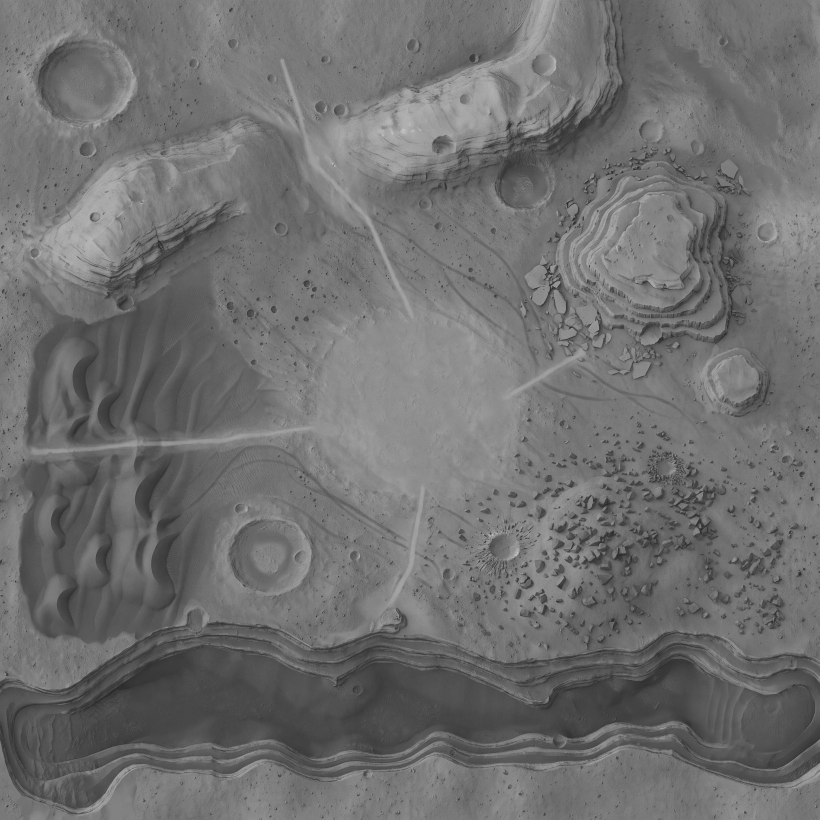
#> input picture data/ground/mars_plan_skin.jpg, 4096 x 4096 px (shown at 1/5 size)
$ python -i tune.py   (imports and definitions only)
#> lines starting #> are read from the running program, lines starting #| are printed output that depends on the picture
"""Tune the library's materials to the owner's kept reference pictures: render, compare, adjust (job robust-exp,
2026-10-06; the coordinator: record each recipe's tuning rounds and its match score per round).

    ~/.farm-factory-props/env/bin/python tools/props/library/tune.py <work folder> [--rounds 4] [--write]

Each library material that names a `reference` in place.json (a picture under WORK and a box on it, a patch of the
same kind of surface in one of the owner's kept pictures) is rendered close up on the swatch piece (inside/swatch.py,
one cloud run a round, ../cloud/library_bake.py) and scored against its patch on what the material can change and
the palette cannot: how much the surface's lightness varies, how much fine detail it has and how much of it shines.
Colour is not scored: it is locked to the palette's token. A round turns one setting (roughness, relief height,
relief size) up and down and keeps the best; rounds go round the settings. The report (<work>/tune.json) holds
every round's settings and score; --write puts the winners into place.json.
"""
import argparse
import json
import pathlib
import subprocess
import time
import sys

import numpy as np
from PIL import Image

HERE = pathlib.Path(__file__).resolve().parent
sys.path.insert(0, str(HERE))
sys.path.insert(0, str(HERE.parent))
import library  # noqa: E402
from paths import WORK  # noqa: E402

# Every render is a cloud run (one card a round): no bake or render runs on this PC (2026-10-06).
CLOUD = HERE.parent.parent / "cloud" / "library_bake.py"
# The settings a round may turn, and how: multiplied for sizes, added for roughness; then held within bounds. The
# relief bounds are the ink look's, not the photos': the first unbounded run (2026-10-06) matched the references'
# photo grain by turning every paint into crinkled hammer-tone, which reads as mess under the ink pass. Relief finer
# than 1 cm cannot be baked cleanly at 1024 px/m either.
STEPS = {"roughness": ("add", 0.12, 0.05, 0.95), "bump": ("times", 1.8, 0.00002, 0.0006),
         "bump_size": ("times", 1.8, 0.01, 0.2), "contrast": ("add", 0.1, 0.0, 0.6),
         "puff": ("times", 1.8, 0.0005, 0.01)}
# The flat part of the swatch's close view (shares of the picture: left, top, right, bottom), compared with the patch.
FLAT = (0.45, 0.15, 0.95, 0.85)
SIDE = 96
WEAR = 0.4
RENT_TRIES = 10
RENT_WAIT_SECONDS = 60


def lightness(picture):
    """A picture's lightness as a SIDE x SIDE array, from sRGB."""
    rgb = np.asarray(picture.convert("RGB").resize((SIDE, SIDE)), dtype=np.float64) / 255
    return rgb @ np.array([0.2126, 0.7152, 0.0722])


def features(light):
    """What the score compares: relative contrast, fine-detail share and shine share of a lightness array."""
    mean = max(float(light.mean()), 1e-3)
    relative = light / mean
    second = np.abs(4 * relative[1:-1, 1:-1] - relative[:-2, 1:-1] - relative[2:, 1:-1] - relative[1:-1, :-2]
                    - relative[1:-1, 2:])
    return np.array([float(relative.std()), float((second > 0.04).mean()),
                     float((relative > 1.3 * np.median(relative)).mean())])


# [10 lines left out: functions match, reference_features, not called in this run]


def swatch_features(path):
#> called with path = '../../../data/ground/mars_plan_skin.jpg'
    picture = Image.open(path).convert("RGB")
#> picture is the input picture: PIL image 4096x4096 RGB; min 30, max 210, mean 111.7
    width, height = picture.size
#> width = 4096; height = 4096
    box = (int(FLAT[0] * width), int(FLAT[1] * height), int(FLAT[2] * width), int(FLAT[3] * height))
#> box = (1843, 614, 3891, 3481)
    return features(lightness(picture.crop(box)))
#> in lightness, `rgb = np.asarray(picture.convert("RGB").resize((SIDE, SIDE)), dtype=np..`:
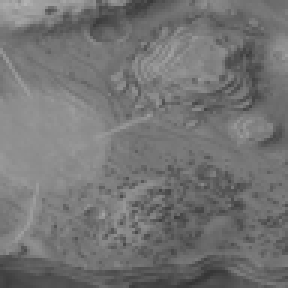
#> rgb: shape (96, 96, 3) float64 (shown 3 times larger); min 0.204, max 0.71, mean 0.453
#> in features, `mean = max(float(light.mean()), 1e-3)`: mean = 0.453
#> in features, `relative = light / mean`:
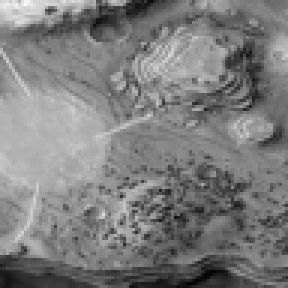
#> relative: shape (96, 96) float64 (shown 3 times larger); min 0.45, max 1.57, mean 1; drawn with min black and max white
#> in features, `second = np.abs(4 * relative[1:-1, 1:-1] - relative[:-2, 1:-1] - relat..`:
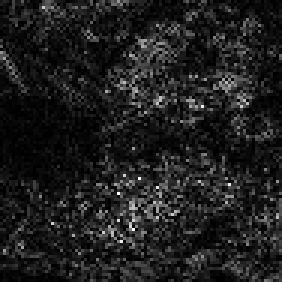
#> second: shape (94, 94) float64 (shown 3 times larger); min 0, max 1.22, mean 0.149; drawn with min black and max white


# [76 lines left out: functions turned, render, tune, write_back, main, not called in this run]


# [2 lines not run here, left out]

>>> result = swatch_features('../../../data/ground/mars_plan_skin.jpg')
#> result = [0.174, 0.761, 0.0153]

$ run again, on data/ground/scan_close_shade.jpg
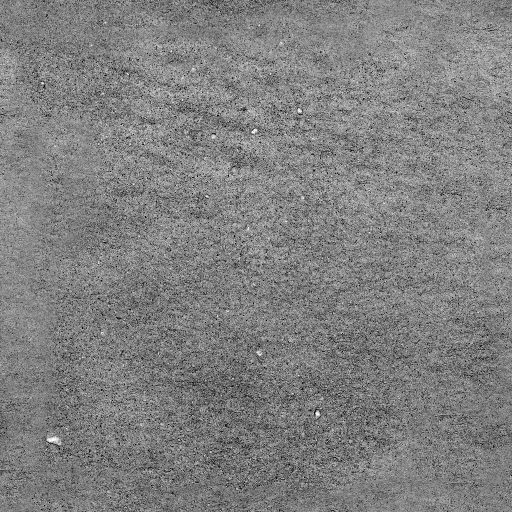
#> input picture data/ground/scan_close_shade.jpg, 1024 x 1024 px (shown at 1/2 size)
#> in lightness, `rgb = np.asarray(picture.convert("RGB").resize((SIDE, SIDE)), dtype=np..`:
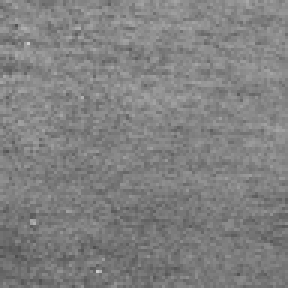
#> rgb: shape (96, 96, 3) float64 (shown 3 times larger); min 0.306, max 0.808, mean 0.504
#> mean = 0.504
#> in features, `second = np.abs(4 * relative[1:-1, 1:-1] - relative[:-2, 1:-1] - relat..`:
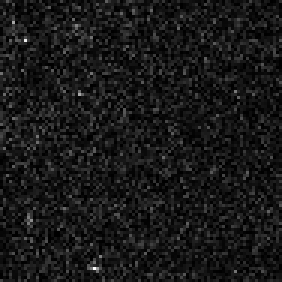
#> second: shape (94, 94) float64 (shown 3 times larger); min 0, max 2.21, mean 0.211; drawn with min black and max white
#> result = [0.106, 0.863, 0.00119]
